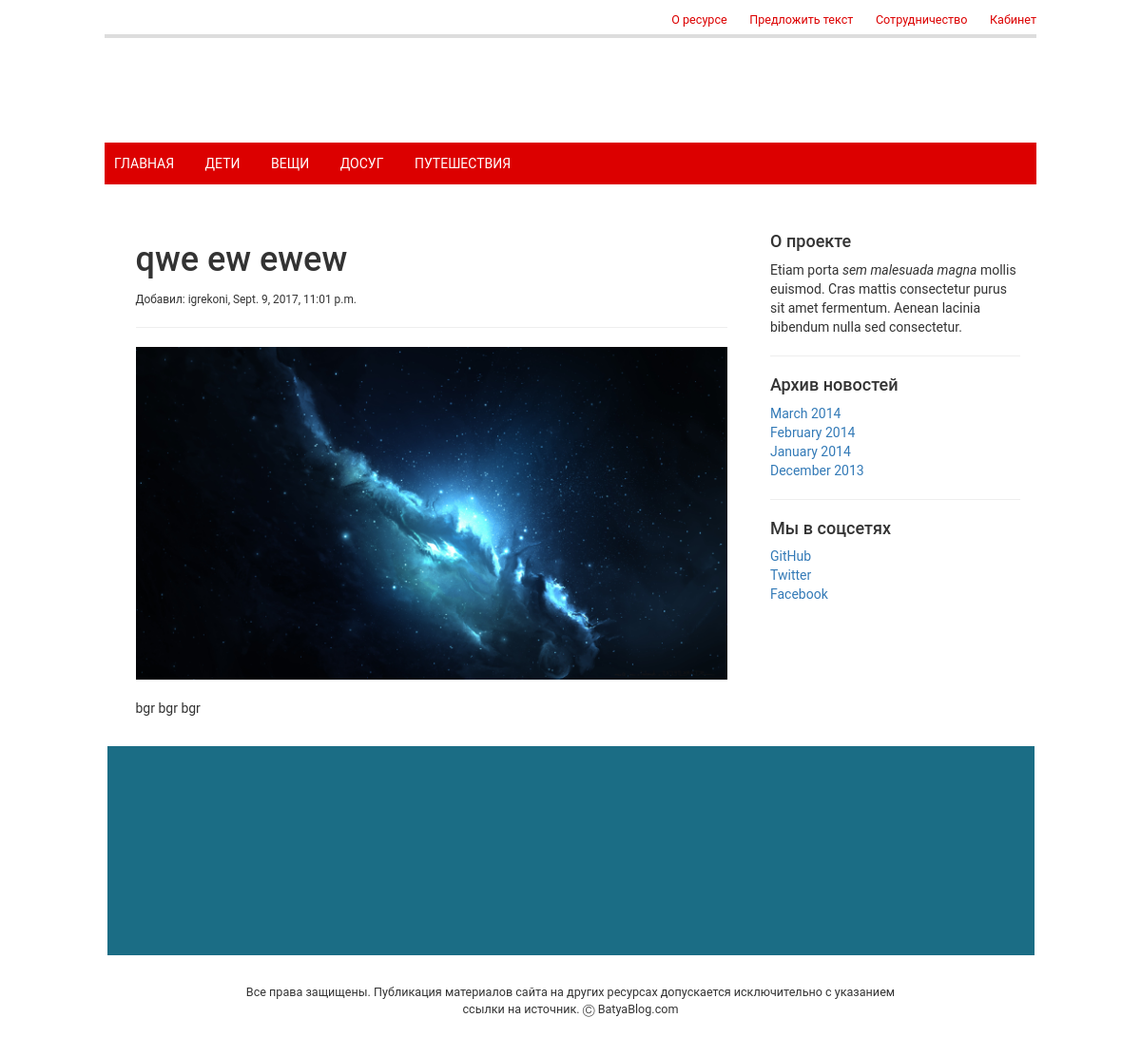
Before: /qwe-ew-ewew/ with the older database file.
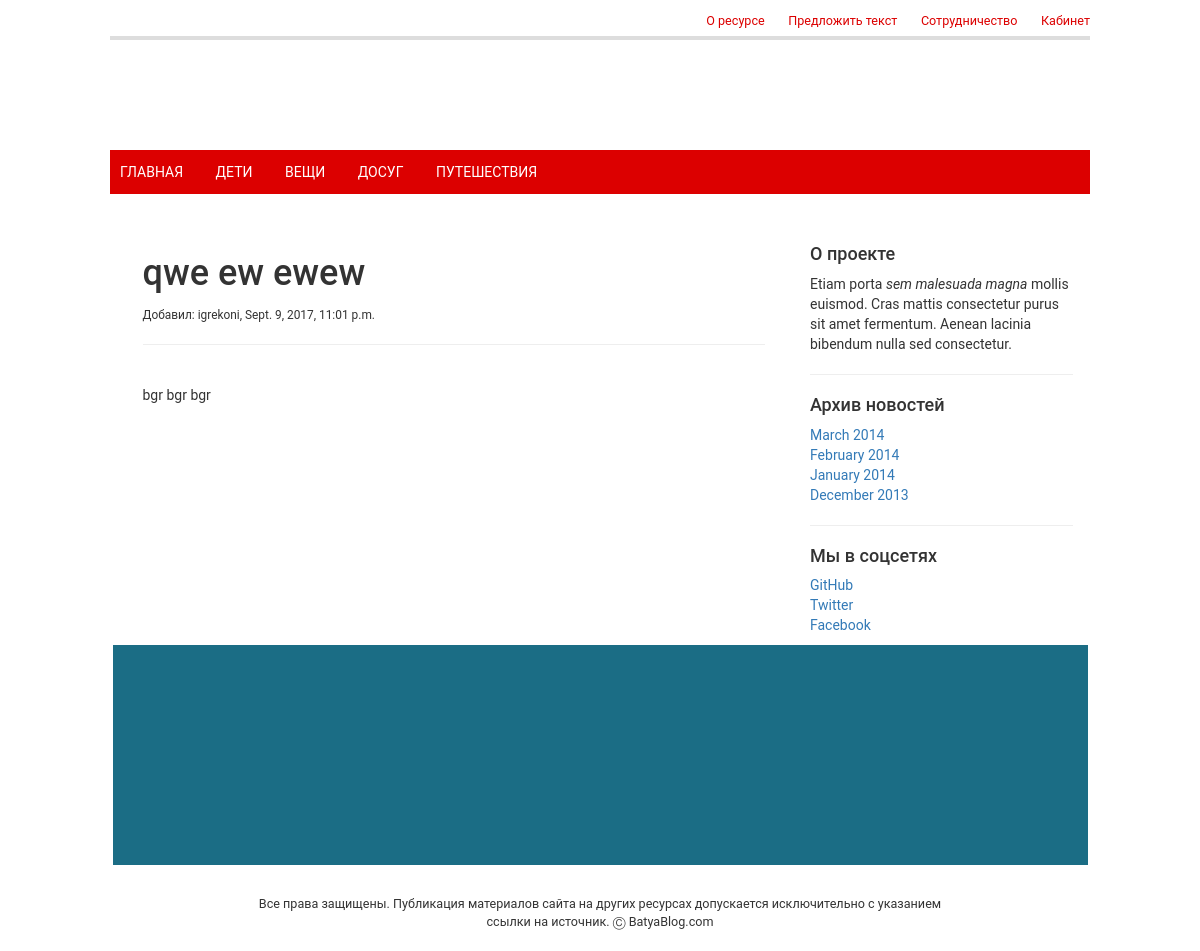
After: the same page with the newer database file.
### posts/models.py (models this page shows, shortened)
class Post(models.Model):
    user = models.ForeignKey(settings.AUTH_USER_MODEL, default=1)
    title = models.CharField(max_length=120, blank=False)
    image = models.ImageField(upload_to=upload_location,
                              null=True, blank=True, height_field='height_field', width_field='width_field')
    height_field = models.IntegerField(default=0)
    width_field = models.IntegerField(default=0)
    previewText = models.TextField(max_length=260, blank=True)
    fullText = models.TextField()
    slug = models.SlugField(unique=True)
    updated = models.DateTimeField(auto_now=True, auto_now_add=False)
    timestamp = models.DateTimeField(auto_now=False, auto_now_add=True)
    category = models.CharField(max_length=40, choices=categories(), default='CH')
    class Meta:
        ordering = ["-timestamp"]

### posts/views.py (the view)
# urls.py: url(r'^(?P<slug>[\w-]+)/$', detail, name='detail'),
def detail(request, slug=None):
    instance = get_object_or_404(Post, slug=slug)
    context = {
        'title': instance.title,
        'instance': instance,
    }
    return render(request, 'posts/detail.html', context)

### templates/posts/detail.html (shortened to what this page needs)
{% extends "index.html" %}
{% block content %}
    <div class="col-sm-12">
        <h1>{{ instance.title }}</h1>
        <small>Добавил: {{ instance.user }}, {{ instance.timestamp }}</small><hr>
        {% if instance.image %}
        <img src="{{ instance.image.url }}" alt="{{ instance.title }}" class="img-responsive" />
        {% endif %}
        <br>
        {{ instance.fullText|linebreaks }}<br>
    </div>
{% endblock content %}

### templates/index.html (shortened to what this page needs)
{% load static %}
<!DOCTYPE html>
<html lang="ru">
<head>
    <link rel="stylesheet" href="{% static "css/bootstrap.min.css" %}" />
    <link rel="stylesheet" href="{% static "css/bootstrap-theme.min.css" %}" />
    <link rel="stylesheet" href="{% static "css/base.css" %}" />
</head>
<body>
{% include "snippets/headmenu.html" %}
{% include "snippets/slideshow.html" %}
{% include "snippets/mainmenu.html" %}
    <div class="main-container container">
      <div class="row">
        <div class="col-sm-7 col-sm-offset-1 blog-main">
            {% block content %}{% endblock content %}
        </div>
        {% include "snippets/sidebar.html" %}
      </div>
    </div>
{% include "snippets/footer.html" %}
{% include "snippets/copyright.html" %}
</body>
</html>

### templates/snippets/headmenu.html
<div class="container">
    <div class="row">
        <div id="top">
          <ul>
            <li><a href="" title="">О ресурсе</a></li>
            <li><a href="" title="">Предложить текст</a></li>
            <li><a href="" title="">Сотрудничество</a></li>
            <li><a href="" title="">Кабинет</a></li>
          </ul>
        </div>
    </div>
</div>

### templates/snippets/slideshow.html
<div class="container">
    <div class="row">
        <div id="header">
          <div id="logo"> <a href="#"><img src="img/wireframe/logo.png" alt="" /></a> </div>
          <div id="ad"> <img src="img/ad-blank.png" alt="" /> </div>
        </div>
    </div>
</div>

### templates/snippets/mainmenu.html
<div class="container">
    <div class="row">
        <div id="main-nav">
            <ul>
                <li class="active"><a href="/">Главная</a></li>
                <li><a href="#about">Дети</a></li>
                <li><a href="#contact">Вещи</a></li>
                <li><a href="#contact">Досуг</a></li>
                <li><a href="#contact">Путешествия</a></li>
            </ul>
        </div>
    </div>
</div>

### templates/snippets/sidebar.html
<div class="col-sm-3  blog-sidebar">
          <div class="sidebar-module sidebar-module-inset">
            <h4>О проекте</h4>
            <p>Etiam porta <em>sem malesuada magna</em> mollis euismod. Cras mattis consectetur purus sit amet fermentum. Aenean lacinia bibendum nulla sed consectetur.</p>
          </div>
            <hr>
          <div class="sidebar-module">
            <h4>Архив новостей</h4>
            <ol class="list-unstyled">
              <li><a href="#">March 2014</a></li>
              <li><a href="#">February 2014</a></li>
              <li><a href="#">January 2014</a></li>
              <li><a href="#">December 2013</a></li>
            </ol>
          </div>
            <hr>
          <div class="sidebar-module">
            <h4>Мы в соцсетях</h4>
            <ol class="list-unstyled">
              <li><a href="#">GitHub</a></li>
              <li><a href="#">Twitter</a></li>
              <li><a href="#">Facebook</a></li>
            </ol>
          </div>
    </div>

### templates/snippets/footer.html
<div class="container">
    <div class="row">
        <div class="footer col-sm-10 col-sm-offset-1">
        </div>
    </div>
</div>

### templates/snippets/copyright.html
<div class="container">
    <div class="row">
        <div class="copyright col-sm-12">
            <p>Все права защищены. Публикация материалов сайта на других ресурсах
                допускается исключительно с указанием ссылки на источник. &#9400; BatyaBlog.com</p>
        </div>
    </div>
</div>

### static_cdn/css/base.css (style rules this page uses)
body { font-family: "Roboto", "Lucida Grande", Verdana, Arial, sans-serif; }
.main-container { margin-top: 40px; }
.footer { height: 220px; background-color: #1b6d85; }
.copyright p { text-align: center; margin: 30px 20% 20px 20%; font-family: "Roboto", "Lucida Grande", Verdana, Arial, sans-serif; font-size: 0.9em; }
#top { width: 980px; height: 40px; margin: 0 auto; border-bottom: 4px solid #ddd; }
#top ul { float: right; margin: 10px 0 0 0; padding: 0; list-style: none; }
#top li { display: inline; font-size: 0.9em; line-height: 1.0em; margin: 0 0 0 20px; padding: 0; }
#top li a { color: #dc0000; text-decoration: none; }
#header { width: 980px; height: 110px; margin: 0 auto; }
#logo, #ad { float: left; width: 400px; height: 110px; }
#ad { width: 580px; }
#main-nav { width: 980px; height: 44px; margin: 0 auto; background: #dc0000; }
#main-nav ul { float: left; margin: 0; padding: 0 10px; list-style: none; }
#main-nav li { display: inline; font-size: 1.0em; line-height: 44px; text-transform: uppercase; margin: 0 29px 0 0; padding: 0; }
#main-nav li a { color: #fff; text-decoration: none; }

Changed rows visible on the page:
changed Post "qwe ew ewew": image: picture removed
